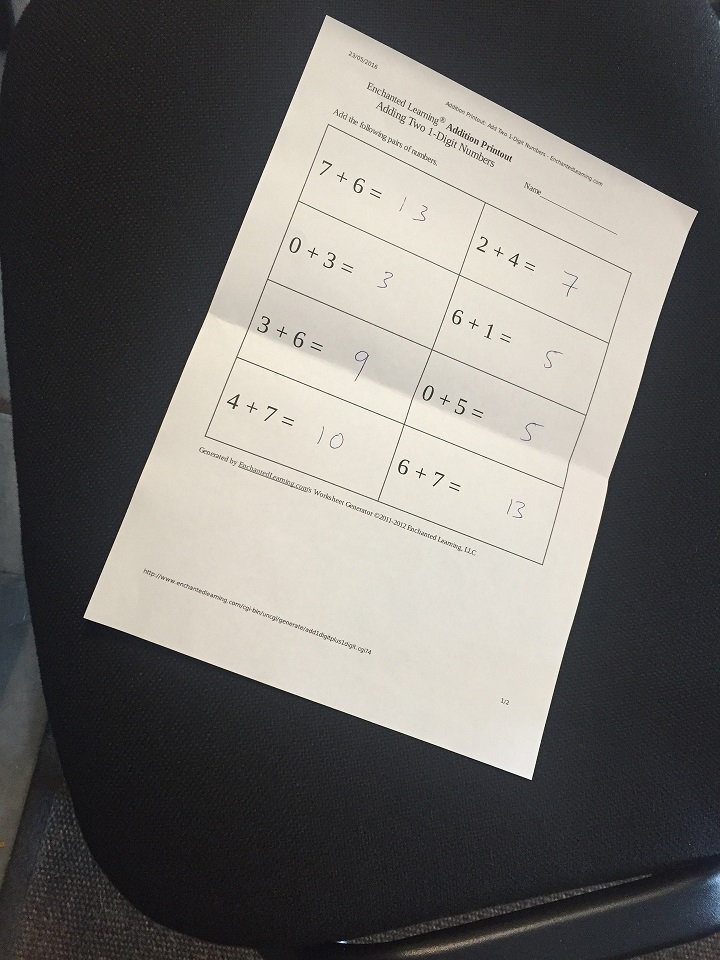
#> input picture images/scan.jpg, 720 x 960 px
$ python Prespective_transform.py
#> lines starting #> are read from the running program, lines starting #| are printed output that depends on the picture
#!/usr/bin/env python2
# -*- coding: utf-8 -*-
"""
Created on Thu May 11 17:25:17 2017

@author: Mohnish_Devadiga
"""

import cv2
import numpy as np
import matplotlib.pyplot as plt

image = cv2.imread('images/scan.jpg')
#> image is the input picture: shape (960, 720, 3); mean B, G, R 106.2, 109.5, 111.7

cv2.imshow('Original', image)
cv2.waitKey(0)

# Cordinates of the 4 corners of the original image
points_A = np.float32([[320,15], [700,215], [85,610], [530,780]])

# Cordinates of the 4 corners of the desired output
# We use a ratio of an A4 Paper 1 : 1.41
points_B = np.float32([[0,0], [420,0], [0,594], [420,594]])

# Use the two sets of four points to compute
# the Perspective Transformation matrix, M
M = cv2.getPerspectiveTransform(points_A, points_B)

warped = cv2.warpPerspective(image, M, (420,594))
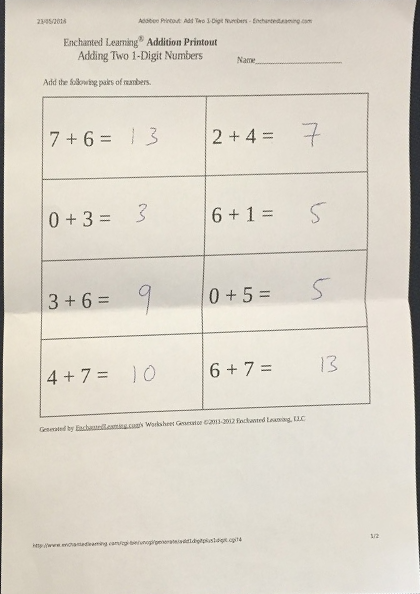
#> warped: shape (594, 420, 3); mean B, G, R 201, 212.6, 218.5

cv2.imshow('warpPerspective', warped)
cv2.waitKey(0)
cv2.destroyAllWindows()
